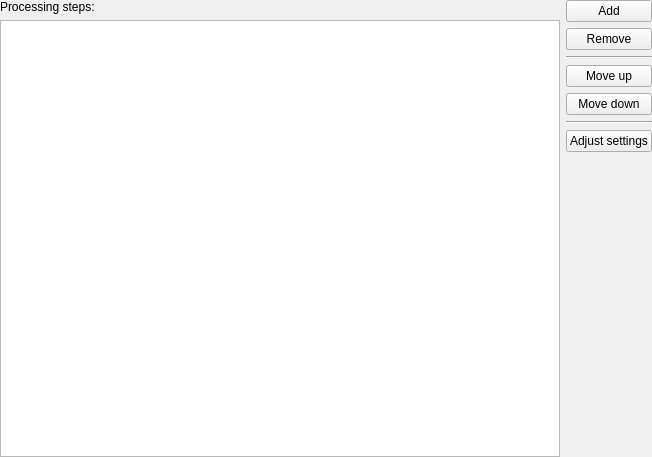
<?xml version="1.0" encoding="UTF-8"?>
<ui version="4.0">
 <class>ChainToolOptionWidget</class>
 <widget class="QWidget" name="ChainToolOptionWidget">
  <property name="geometry">
   <rect>
    <x>0</x>
    <y>0</y>
    <width>652</width>
    <height>457</height>
   </rect>
  </property>
  <layout class="QGridLayout" name="gridLayout">
   <property name="leftMargin">
    <number>0</number>
   </property>
   <property name="topMargin">
    <number>0</number>
   </property>
   <property name="rightMargin">
    <number>0</number>
   </property>
   <property name="bottomMargin">
    <number>0</number>
   </property>
   <item row="0" column="0">
    <widget class="QLabel" name="label">
     <property name="text">
      <string>Processing steps:</string>
     </property>
    </widget>
   </item>
   <item row="0" column="1" rowspan="2">
    <layout class="QVBoxLayout" name="verticalLayout">
     <item>
      <widget class="QPushButton" name="addButton">
       <property name="text">
        <string>Add</string>
       </property>
      </widget>
     </item>
     <item>
      <widget class="QPushButton" name="removeButton">
       <property name="text">
        <string>Remove</string>
       </property>
      </widget>
     </item>
     <item>
      <widget class="Line" name="line">
       <property name="orientation">
        <enum>Qt::Horizontal</enum>
       </property>
      </widget>
     </item>
     <item>
      <widget class="QPushButton" name="moveUpButton">
       <property name="text">
        <string>Move up</string>
       </property>
      </widget>
     </item>
     <item>
      <widget class="QPushButton" name="moveDownButton">
       <property name="text">
        <string>Move down</string>
       </property>
      </widget>
     </item>
     <item>
      <widget class="Line" name="line_2">
       <property name="orientation">
        <enum>Qt::Horizontal</enum>
       </property>
      </widget>
     </item>
     <item>
      <widget class="QPushButton" name="adjustSettingsButton">
       <property name="text">
        <string>Adjust settings</string>
       </property>
      </widget>
     </item>
     <item>
      <spacer name="verticalSpacer">
       <property name="orientation">
        <enum>Qt::Vertical</enum>
       </property>
       <property name="sizeHint" stdset="0">
        <size>
         <width>20</width>
         <height>40</height>
        </size>
       </property>
      </spacer>
     </item>
    </layout>
   </item>
   <item row="1" column="0">
    <widget class="QListView" name="toolListView">
     <property name="selectionBehavior">
      <enum>QAbstractItemView::SelectRows</enum>
     </property>
    </widget>
   </item>
  </layout>
 </widget>
 <resources/>
 <connections/>
</ui>
